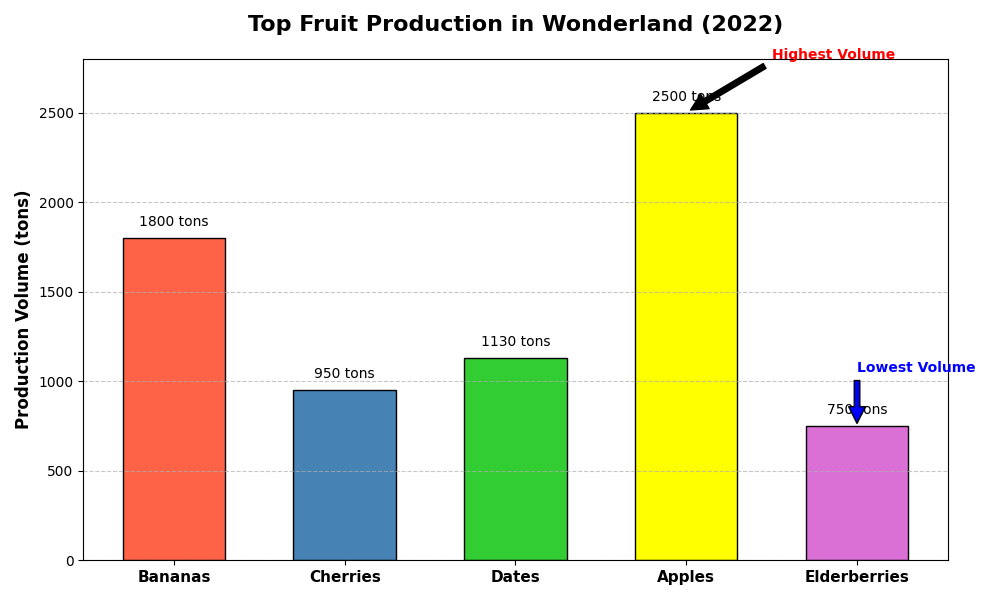

Recreate this plot in Python.
import matplotlib.pyplot as plt
import numpy as np

fruits = ["Bananas", "Cherries", "Dates", "Apples", "Elderberries"]
production_volume = [1800, 950, 1130, 2500, 750]

# New color palette for each fruit
colors = ['#FF6347', '#4682B4', '#32CD32', '#FFFF00', '#DA70D6']  # Tomato, SteelBlue, LimeGreen, Yellow, Orchid

fig, ax = plt.subplots(figsize=(10, 6))

bars = ax.bar(fruits, production_volume, color=colors, edgecolor='black', width=0.6)

for bar in bars:
    height = bar.get_height()
    ax.text(bar.get_x() + bar.get_width() / 2, height + 50,
            f'{int(height)} tons', ha='center', va='bottom', fontsize=10, color='black')

ax.set_ylabel('Production Volume (tons)', fontsize=12, fontweight='bold')
ax.set_title('Top Fruit Production in Wonderland (2022)',
             fontsize=16, fontweight='bold', pad=20)
ax.set_ylim(0, max(production_volume) + 300)
ax.set_xticks(np.arange(len(fruits)))
ax.set_xticklabels(fruits, fontsize=11, fontweight='bold')
ax.grid(axis='y', linestyle='--', alpha=0.7)

ax.annotate('Highest Volume', xy=(3, production_volume[3]), 
            xytext=(3.5, production_volume[3] + 300), 
            arrowprops=dict(facecolor='black', shrink=0.05),
            fontsize=10, fontweight='bold', color='red')

ax.annotate('Lowest Volume', xy=(4, production_volume[4]), 
            xytext=(4, production_volume[4] + 300), 
            arrowprops=dict(facecolor='blue', shrink=0.05),
            fontsize=10, fontweight='bold', color='blue')

plt.tight_layout()
plt.show()
